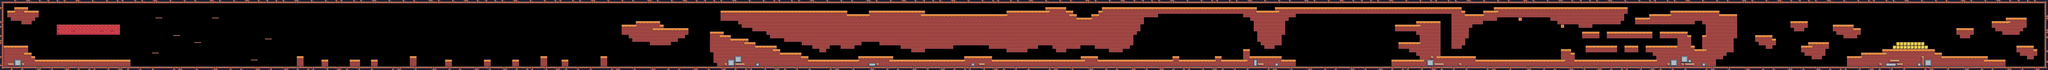

A level layout from a 2D game, rendered from its tile map. Below: a short description, then the map file with tile-grid data replaced by summaries:
An orthogonal 580x20 tile map with 16x16 px tiles, 1 tile layer (Background) and 115 objects (45x Spikes, 22x Fruit, 7x Trampoline, 7x Moving Platform, 6x Mushroom, ...).

<map version="1.10" tiledversion="1.11.2" orientation="orthogonal" renderorder="right-down" width="580" height="20" tilewidth="16" tileheight="16" infinite="0" nextlayerid="4" nextobjectid="256">
 <tileset firstgid="1" source="Pixel Quest.tsx" />
 <layer id="1" name="Background" width="580" height="20">
  <properties>
   <property name="BackgroundType" value="Scene 1" />
  </properties>
  <data>[11600 cells, 4649 non-empty, 55 distinct tile ids]</data>
 </layer>
 <objectgroup id="2" name="Spawning">
  <object id="116" name="Trampoline" type="Trampoline" x="2720" y="224" width="32" height="32" />
  <object id="117" name="Trampoline" type="Trampoline" x="2320" y="240" width="32" height="32" />
  <object id="118" name="Trampoline" type="Trampoline" x="2016" y="240" width="32" height="32" />
  <object id="120" name="Trampoline" type="Trampoline" x="1680" y="240" width="32" height="32" />
  <object id="121" name="Trampoline" type="Trampoline" x="1344" y="224" width="32" height="32" />
  <object id="123" name="Checkpoint" type="Checkpoint" x="5120" y="208" width="64" height="64" />
  <object id="134" name="Trampoline" type="Trampoline" x="2544" y="240" width="32" height="32" />
  <object id="136" name="Spikes" type="Spikes" x="592" y="288" width="752" height="16">
   <properties>
    <property name="side" type="int" value="1" />
   </properties>
  </object>
  <object id="137" name="Trampoline" type="Trampoline" x="1456" y="240" width="32" height="32" />
  <object id="138" name="Spikes" type="Spikes" x="1376" y="288" width="80" height="16">
   <properties>
    <property name="side" type="int" value="1" />
   </properties>
  </object>
  <object id="139" name="Spikes" type="Spikes" x="1488" y="288" width="96" height="16">
   <properties>
    <property name="side" type="int" value="1" />
   </properties>
  </object>
  <object id="140" name="Spikes" type="Spikes" x="1632" y="288" width="48" height="16">
   <properties>
    <property name="side" type="int" value="1" />
   </properties>
  </object>
  <object id="141" name="Spikes" type="Spikes" x="1712" y="288" width="144" height="16">
   <properties>
    <property name="side" type="int" value="1" />
   </properties>
  </object>
  <object id="142" name="Spikes" type="Spikes" x="1888" y="288" width="128" height="16">
   <properties>
    <property name="side" type="int" value="1" />
   </properties>
  </object>
  <object id="143" name="Spikes" type="Spikes" x="2048" y="288" width="144" height="16">
   <properties>
    <property name="side" type="int" value="1" />
   </properties>
  </object>
  <object id="144" name="Spikes" type="Spikes" x="2224" y="288" width="96" height="16">
   <properties>
    <property name="side" type="int" value="1" />
   </properties>
  </object>
  <object id="145" name="Spikes" type="Spikes" x="2352" y="288" width="96" height="16">
   <properties>
    <property name="side" type="int" value="1" />
   </properties>
  </object>
  <object id="146" name="Spikes" type="Spikes" x="2480" y="288" width="64" height="16">
   <properties>
    <property name="side" type="int" value="1" />
   </properties>
  </object>
  <object id="147" name="Spikes" type="Spikes" x="2576" y="288" width="144" height="16">
   <properties>
    <property name="side" type="int" value="1" />
   </properties>
  </object>
  <object id="148" name="Spikes" type="Spikes" x="2752" y="288" width="496" height="16">
   <properties>
    <property name="side" type="int" value="1" />
   </properties>
  </object>
  <object id="149" name="Spike Head" type="Spike Head" x="5248" y="64" width="64" height="64">
   <properties>
    <property name="delay" type="float" value="0" />
    <property name="offsetPos" type="float" value="9" />
   </properties>
  </object>
  <object id="150" name="Spike Head" type="Spike Head" x="5344" y="64" width="64" height="64">
   <properties>
    <property name="delay" type="float" value="2" />
    <property name="offsetPos" type="float" value="9" />
   </properties>
  </object>
  <object id="152" name="Spike Head" type="Spike Head" x="5440" y="64" width="64" height="64">
   <properties>
    <property name="delay" type="float" value="1" />
    <property name="offsetPos" type="float" value="9" />
   </properties>
  </object>
  <object id="153" name="Plant" type="Plant" x="6320" y="224" width="48" height="48">
   <properties>
    <property name="doubleShot" type="bool" value="true" />
    <property name="isLeft" type="bool" value="true" />
   </properties>
  </object>
  <object id="154" name="Plant" type="Plant" x="6368" y="144" width="48" height="48">
   <properties>
    <property name="doubleShot" type="bool" value="false" />
    <property name="isLeft" type="bool" value="true" />
   </properties>
  </object>
  <object id="155" name="Plant" type="Plant" x="6336" y="64" width="48" height="48">
   <properties>
    <property name="doubleShot" type="bool" value="true" />
    <property name="isLeft" type="bool" value="true" />
   </properties>
  </object>
  <object id="156" name="Moving Platform" type="Moving Platform" x="6000" y="256" width="32" height="16">
   <properties>
    <property name="isLeft" type="bool" value="true" />
    <property name="isVertical" type="bool" value="false" />
    <property name="offsetNeg" type="float" value="5" />
    <property name="offsetPos" type="float" value="3" />
   </properties>
  </object>
  <object id="157" name="Moving Platform" type="Moving Platform" x="6208" y="112" width="32" height="16">
   <properties>
    <property name="isLeft" type="bool" value="true" />
    <property name="isVertical" type="bool" value="false" />
    <property name="offsetNeg" type="float" value="7" />
    <property name="offsetPos" type="float" value="4" />
   </properties>
  </object>
  <object id="158" name="Moving Platform" type="Moving Platform" x="5968" y="112" width="32" height="16">
   <properties>
    <property name="isLeft" type="bool" value="true" />
    <property name="isVertical" type="bool" value="false" />
    <property name="offsetNeg" type="float" value="7" />
    <property name="offsetPos" type="float" value="4" />
   </properties>
  </object>
  <object id="159" name="Moving Platform" type="Moving Platform" x="6032" y="192" width="32" height="16">
   <properties>
    <property name="isLeft" type="bool" value="true" />
    <property name="isVertical" type="bool" value="false" />
    <property name="offsetNeg" type="float" value="2" />
    <property name="offsetPos" type="float" value="5" />
   </properties>
  </object>
  <object id="160" name="Moving Platform" type="Moving Platform" x="6176" y="192" width="32" height="16">
   <properties>
    <property name="isLeft" type="bool" value="true" />
    <property name="isVertical" type="bool" value="false" />
    <property name="offsetNeg" type="float" value="1" />
    <property name="offsetPos" type="float" value="7" />
   </properties>
  </object>
  <object id="161" name="Moving Platform" type="Moving Platform" x="5888" y="208" width="32" height="16">
   <properties>
    <property name="isLeft" type="bool" value="true" />
    <property name="isVertical" type="bool" value="false" />
    <property name="offsetNeg" type="float" value="2" />
    <property name="offsetPos" type="float" value="4" />
   </properties>
  </object>
  </objectgroup>
</map>
<!-- 83 of 115 objects omitted -->
